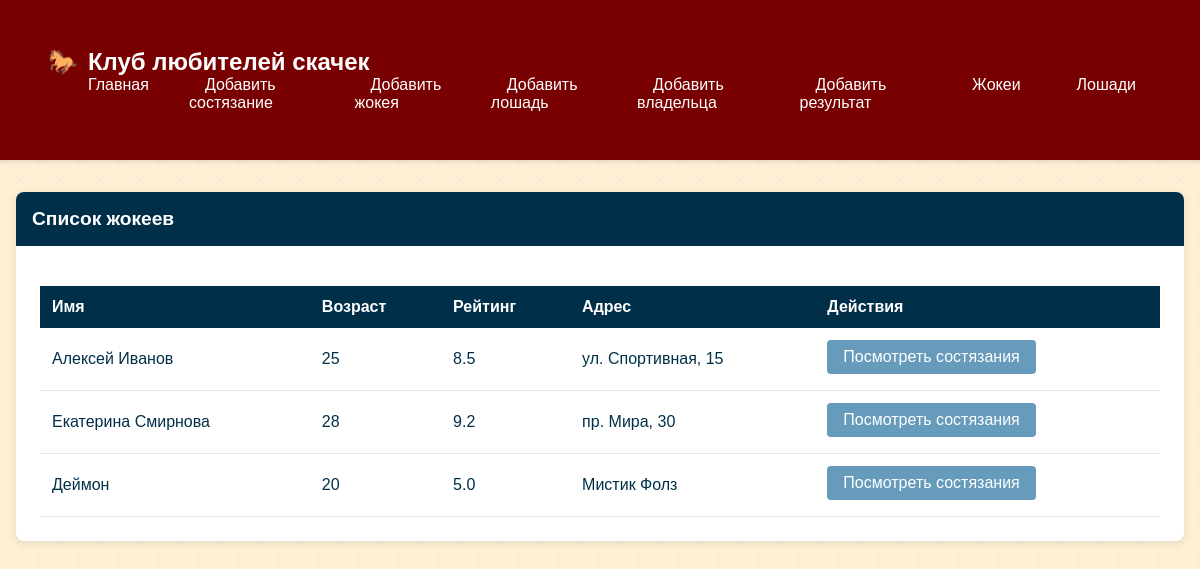
The page /jockeys on the database its author committed.
### models.py (models this page shows)
class Jockey(db.Model):
    __tablename__ = 'jockeys'
    id = db.Column(db.Integer, primary_key=True)
    name = db.Column(db.String(100), nullable=False)
    address = db.Column(db.String(200), nullable=False)
    age = db.Column(db.Integer, nullable=False)
    rating = db.Column(db.Float, nullable=False)
    results = db.relationship('Result', backref='jockey', lazy=True)

### app.py (the view)
@app.route('/jockeys')
def jockeys_list():
    jockeys = Jockey.query.all()
    return render_template('jockeys_list.html', jockeys=jockeys)

### templates/jockeys_list.html (shortened to what this page needs)
{% extends "base.html" %}
{% block content %}
<div class="card">
    <div class="card-header">Список жокеев</div>
    <div class="card-body">
        <table class="table">
            <thead>
                <tr>
                    <th>Имя</th>
                    <th>Возраст</th>
                    <th>Рейтинг</th>
                    <th>Адрес</th>
                    <th>Действия</th>
                </tr>
            </thead>
            <tbody>
                {% for jockey in jockeys %}
                <tr>
                    <td>{{ jockey.name }}</td>
                    <td>{{ jockey.age }}</td>
                    <td>{{ jockey.rating }}</td>
                    <td>{{ jockey.address }}</td>
                    <td>
                        <a href="{{ url_for('jockey_competitions', jockey_id=jockey.id) }}" class="btn">
                            Посмотреть состязания
                        </a>
                    </td>
                </tr>
                {% endfor %}
            </tbody>
        </table>
    </div>
</div>
{% endblock %}

### static/style.css (style rules this page uses)
:root { --color-primary: #780000; --color-secondary: #c1121f; --color-background: #fdf0d5; --color-dark: #003049; --color-accent: #669bbc; }
body { background-color: var(--color-background); color: var(--color-dark); font-family: 'Arial', sans-serif; margin: 0; padding: 0; }
.card { background: white; border-radius: 8px; box-shadow: 0 2px 10px rgba(0, 0, 0, 0.1); margin-bottom: 2rem; overflow: hidden; }
.card-header { background-color: var(--color-dark); color: white; padding: 1rem; font-size: 1.2rem; font-weight: bold; }
.card-body { padding: 1.5rem; }
.btn { display: inline-block; padding: 0.5rem 1rem; background-color: var(--color-accent); color: white; text-decoration: none; border-radius: 4px; border: none; cursor: pointer; transition: background-color 0.3s; }
.table { width: 100%; border-collapse: collapse; margin-top: 1rem; }
.table th, .table td { padding: 0.75rem; text-align: left; border-bottom: 1px solid #ddd; }
.table th { background-color: var(--color-accent); color: white; }
.btn { transition: all 0.3s ease; position: relative; overflow: hidden; }
.card { transition: transform 0.3s ease, box-shadow 0.3s ease; border: none; }
.card { animation: fadeIn 0.5s ease-out; }
.table th { background-color: var(--color-dark); color: white; border: none; }
.table td { border-color: rgba(102, 155, 188, 0.2); }

### rows shown on the page
Jockey: name "Алексей Иванов", age "25", rating "8.5", address "ул. Спортивная, 15"
Jockey: name "Екатерина Смирнова", age "28", rating "9.2", address "пр. Мира, 30"
Jockey: name "Деймон", age "20", rating "5.0", address "Мистик Фолз"
